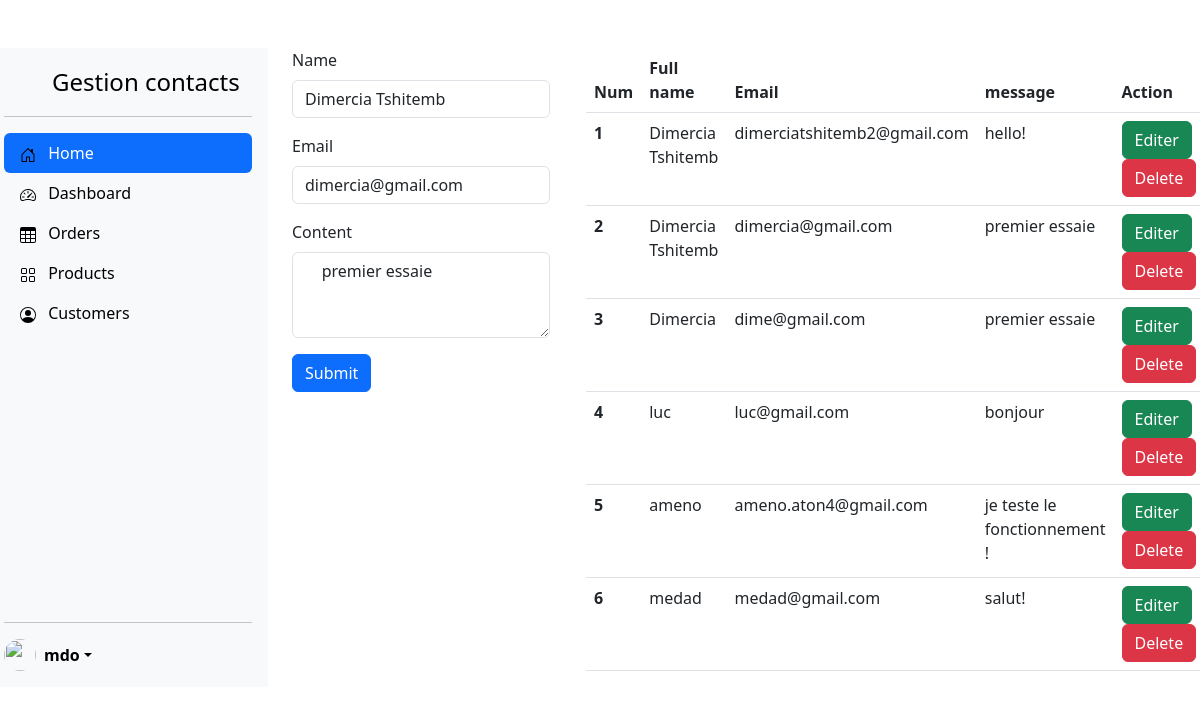
The app's page /gestion-contact/update/2/ with its own data.
### my_wedding/models.py (models this page shows)
class Contact(models.Model):
    name = models.CharField(max_length=30)
    email = models.EmailField(unique=True)
    content = models.TextField()
    def __str__(self):
        return f'{self.name} {self.email}'

### my_wedding/views.py (the view, shortened to what this page needs)
# urls.py: path('gestion-contact/update/<int:contact_id>/', uptateContactView, name = "update_contact"),
def uptateContactView(request, contact_id ,template_name="wedding/pages/gestionContact.html"):
    contact_one = Contact.objects.get(id=contact_id)
    print("id", contact_one)
    context = {}
    contacts = Contact.objects.all()
    context['contacts'] = contacts
    context['contact_one'] = contact_one
    return  render(request,  template_name, context)

### my_wedding/templates/wedding/pages/gestionContact.html (shortened to what this page needs)
<!DOCTYPE html>
{% load static %}
<html lang="en">
<head>
    <link rel="stylesheet" href="{% static 'wedding/css/bootstrap.min.css' %}">
    <link rel="stylesheet" href="{% static 'wedding/css/my_styles.css' %}">
</head>
<body>
<div class="row mt-5">
{% include 'wedding/partials/sidebar.html' %}
  <div class="col-3">
      <form class="container" method="post">
  <div class="mb-3" >
    <label for="exampleInputEmail1" class="form-label">Name</label>
    <input type="name" class="form-control" id="examplename" aria-describedby="nameHelp" name="name" value="{{contact_one.name}}">
  </div>
  <div class="mb-3">
    <label for="exampleInputEmail1" class="form-label">Email</label>
    <input type="email" class="form-control" id="exampleInputEmail1" aria-describedby="emailHelp" name="email", value="{{contact_one.email}}">
  </div>
  <div class="mb-3">
  <label for="exampleFormControlTextarea1" class="form-label">Content</label>
  <textarea class="form-control" id="exampleFormControlTextarea1" rows="3" name="content">
    {{contact_one.content}}
  </textarea>
</div>
  <button type="submit" class="btn btn-primary">Submit</button>
</form>
  </div>
  <div class="col-6">
    <table class="table">
    <thead>
      <tr>
        <th scope="col">Num</th>
        <th scope="col">Full name</th>
        <th scope="col">Email</th>
        <th scope="col">message</th>
        <th scope="col">Action</th>
      </tr>
    </thead>
    <tbody>
    {% for contact in contacts %}
      <tr>
        <th scope="row">{{ forloop.counter }}</th>
        <td>{{ contact.name }}</td>
        <td>{{ contact.email }}</td>
        <td>{{ contact.content }}</td>
        <td>
          <a href="{% url 'update_contact' contact.id %}" class="btn btn-success">Editer</a>
          <a href="{% url 'delete_contact' contact.id %}" class="btn btn-danger">Delete</a>
        </td>
      </tr>
    {% endfor %}
    </tbody>
  </table>
  </div>
</div>
</body>
</html>

### records on screen
Contact: name "Dimercia Tshitemb", email "dimercia@gmail.com", content "premier essaie"
Contact: name "Dimercia Tshitemb", email "dimerciatshitemb2@gmail.com", content "hello!"
Contact: name "Dimercia", email "dime@gmail.com", content "premier essaie"
Contact: name "luc", email "luc@gmail.com", content "bonjour"
Contact: name "ameno", email "ameno.aton4@gmail.com", content "je teste le fonctionnement !"
Contact: name "medad", email "medad@gmail.com", content "salut!"
